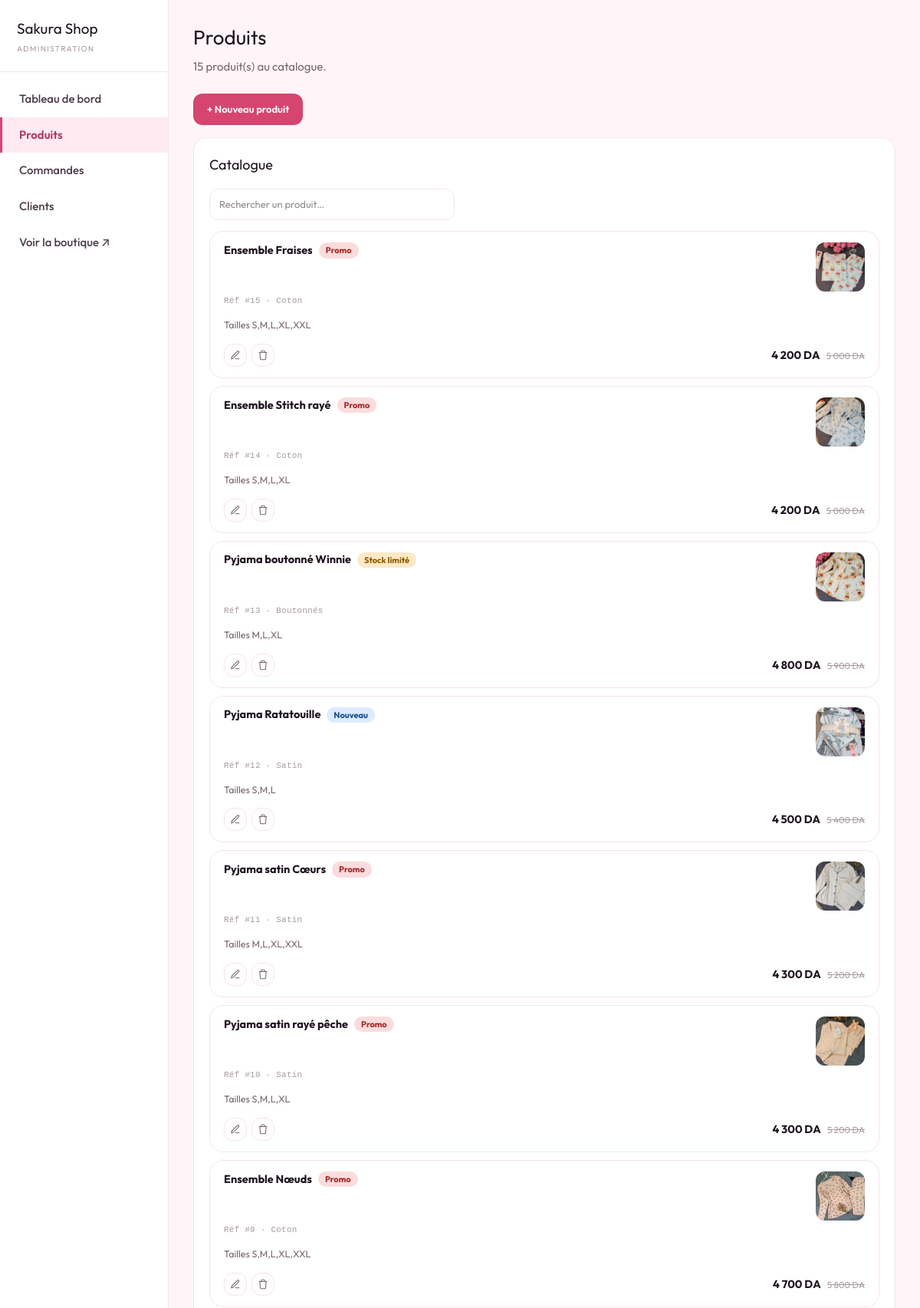
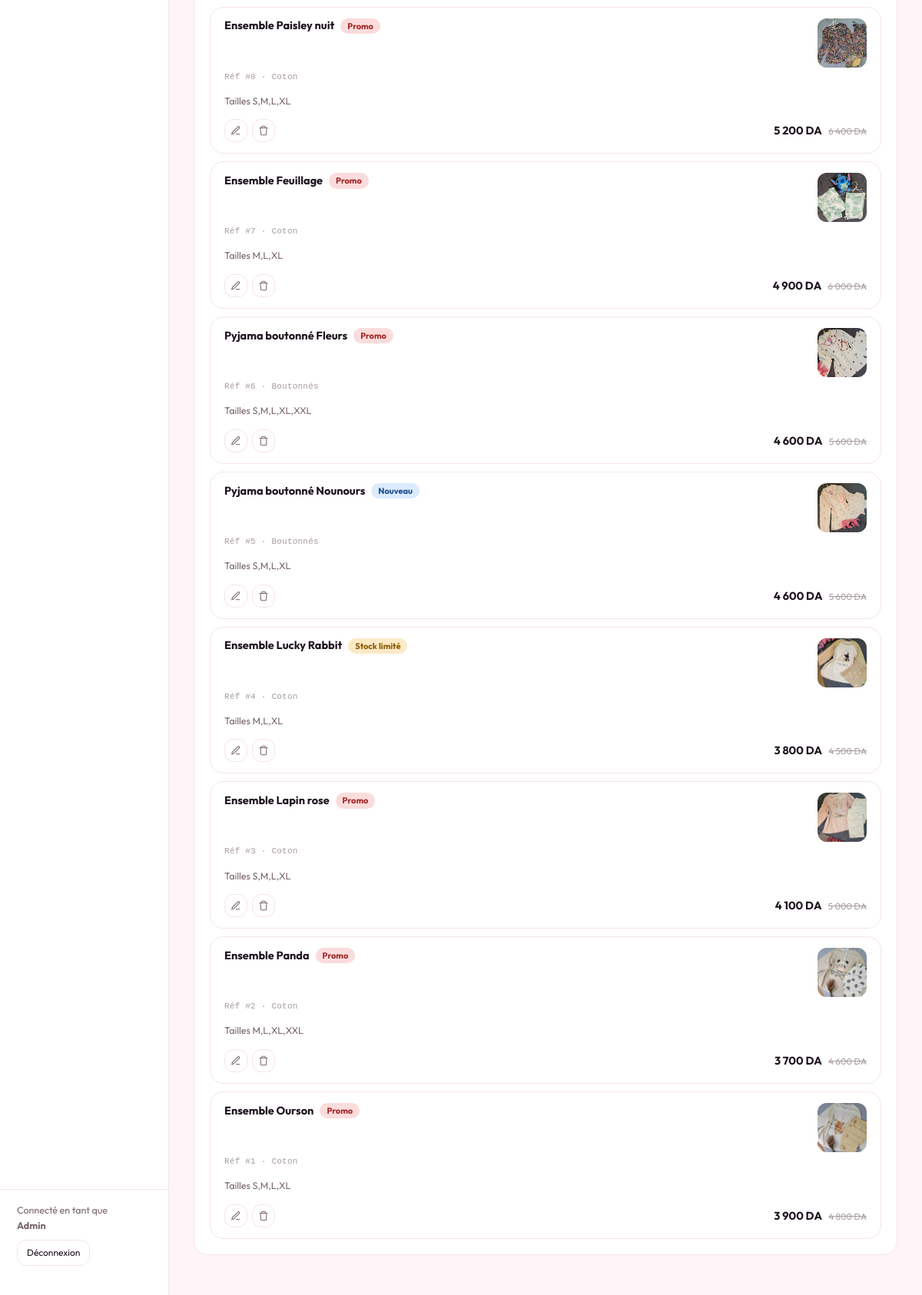
/admin/products.php (signed in), run on the app's committed database (2 pictures, top to bottom).
### tables this page shows
CREATE TABLE products (
  id                  INT AUTO_INCREMENT PRIMARY KEY,
  name                VARCHAR(150) NOT NULL,
  material            VARCHAR(150) DEFAULT NULL,
  description         TEXT,
  category            VARCHAR(40)  NOT NULL DEFAULT 'coton',
  price               INT NOT NULL,
  original_price      INT NOT NULL,
  rating              DECIMAL(2,1) NOT NULL DEFAULT 5.0,
  review_count        INT NOT NULL DEFAULT 0,
  sizes               VARCHAR(100) NOT NULL DEFAULT 'S,M,L,XL',
  out_of_stock_sizes  VARCHAR(100) NOT NULL DEFAULT '',
  stock               INT DEFAULT NULL COMMENT 'NULL = not tracked',
  tag                 ENUM('','new','off','low') NOT NULL DEFAULT '',
  image_path          VARCHAR(255) DEFAULT NULL,
  cover_label         VARCHAR(60) NOT NULL DEFAULT '' COMMENT 'optional variant name for the cover',
  active              TINYINT(1) NOT NULL DEFAULT 1,
  created_at          DATETIME NOT NULL DEFAULT CURRENT_TIMESTAMP,
  updated_at          DATETIME NOT NULL DEFAULT CURRENT_TIMESTAMP ON UPDATE CURRENT_TIMESTAMP
);

### admin/includes/guard.php (called while the page is built, shortened)
<?php
$admin = $_SESSION['user'];
function h(string $s): string
{
    return htmlspecialchars($s, ENT_QUOTES, 'UTF-8');
}
function fmt_da_admin($n): string
{
    return number_format((float)$n, 0, ',', ' ') . ' DA';
}

### admin/products.php (the view, shortened to what this page needs)
<?php
require __DIR__ . '/includes/guard.php';
$CATEGORY_OPTIONS = ['coton' => 'Coton', 'satin' => 'Satin', 'boutonne' => 'Boutonnés'];
$TAG_OPTIONS = ['' => 'Aucun', 'new' => 'Nouveau', 'off' => 'Promo', 'low' => 'Stock limité'];
$products = $pdo->query('SELECT * FROM products ORDER BY id DESC')->fetchAll();
$activePage = 'products';
require __DIR__ . '/includes/header.php';
?>
<h1>Produits</h1>
<p class="sub"><?= count($products) ?> produit(s) au catalogue.</p>
<p style="margin:0 0 16px">
  <a class="btn rose" href="product-form.php">+ Nouveau produit</a>
</p>
<div class="panel">
  <h2>Catalogue</h2>
  <input type="search" id="prodSearch" class="search-input" placeholder="Rechercher un produit…">
  <div class="rec-list" id="prodList">
    <?php foreach ($products as $p): ?>
      <div class="rec">
        <div class="rec-top">
          <div class="rec-title">
            <?= h($p['name']) ?>
            <?php if ($p['tag']): ?><span class="badge tag-<?= h($p['tag']) ?>"><?= h($TAG_OPTIONS[$p['tag']] ?? $p['tag']) ?></span><?php endif; ?>
          </div>
          <div class="rec-corner">
            <?php if ($p['image_path']): ?><img class="rec-thumb" src="../<?= h($p['image_path']) ?>" alt=""><?php endif; ?>
          </div>
        </div>
        <div class="rec-ref">Réf #<?= (int)$p['id'] ?> · <?= h($CATEGORY_OPTIONS[$p['category']] ?? $p['category']) ?></div>
        <div class="rec-meta">Tailles <?= h($p['sizes']) ?></div>
        <div class="rec-bottom">
          <div class="rec-actions">
            <a class="rec-ic" href="product-form.php?edit=<?= (int)$p['id'] ?>" title="Modifier" aria-label="Modifier">
              <svg viewBox="0 0 24 24" fill="none" stroke="currentColor" stroke-width="1.8"><path d="M12 20h9"/><path d="M16.5 3.5a2.12 2.12 0 0 1 3 3L7 19l-4 1 1-4Z"/></svg>
            </a>
            <form method="post" style="display:contents" onsubmit="return confirm('Supprimer ce produit ?')">
              <button type="submit" class="rec-ic danger" title="Supprimer" aria-label="Supprimer">
                <svg viewBox="0 0 24 24" fill="none" stroke="currentColor" stroke-width="1.8"><path d="M3 6h18"/><path d="M8 6V4a2 2 0 0 1 2-2h4a2 2 0 0 1 2 2v2"/><path d="M19 6l-1 14a2 2 0 0 1-2 2H8a2 2 0 0 1-2-2L5 6"/></svg>
              </button>
            </form>
          </div>
          <div class="rec-price"><?= fmt_da_admin($p['price']) ?><?php if ((int)$p['original_price'] > (int)$p['price']): ?> <s><?= fmt_da_admin($p['original_price']) ?></s><?php endif; ?></div>
        </div>
      </div>
    <?php endforeach; ?>
  </div>
</div>
<?php require __DIR__ . '/includes/footer.php'; ?>

### admin/includes/header.php (shortened to what this page needs)
<?php
$nav = [
    'dashboard' => ['index.php', 'Tableau de bord'],
    'products'  => ['products.php', 'Produits'],
    'orders'    => ['orders.php', 'Commandes'],
    'customers' => ['customers.php', 'Clients'],
];
?><!DOCTYPE html>
<html lang="fr">
<head>
<link rel="stylesheet" href="assets/admin.css?v=<?= filemtime(__DIR__ . '/../assets/admin.css') ?>">
<link rel="stylesheet" href="../assets/tailwind.css?v=<?= filemtime(__DIR__ . '/../../assets/tailwind.css') ?>">
</head>
<body>
<div class="wrap">
  <aside class="side">
    <div class="brand">Sakura Shop<small>ADMINISTRATION</small></div>
    <nav>
      <?php foreach ($nav as $key => $item): ?>
        <a href="<?= h($item[0]) ?>" class="<?= $activePage === $key ? 'on' : '' ?>"><?= h($item[1]) ?></a>
      <?php endforeach; ?>
      <a href="../index.html" target="_blank">Voir la boutique ↗</a>
    </nav>
    <div class="who">
      Connecté en tant que<br><b><?= h($admin['name']) ?></b>
      <form method="post" action="logout.php"><button type="submit">Déconnexion</button></form>
    </div>
  </aside>
  <main class="main">

### admin/includes/footer.php (shortened to what this page needs)
  </main>
</div>
</body>
</html>

### data on the page
products: name "Ensemble Fraises", tag "Promo", image_path (picture), id "15", category "Coton", sizes "S,M,L,XL,XXL", price "4 200 DA", original_price "5 000 DA"
products: name "Ensemble Stitch rayé", tag "Promo", image_path (picture), id "14", category "Coton", sizes "S,M,L,XL", price "4 200 DA", original_price "5 000 DA"
products: name "Pyjama boutonné Winnie", tag "Stock limité", image_path (picture), id "13", category "Boutonnés", sizes "M,L,XL", price "4 800 DA", original_price "5 900 DA"
products: name "Pyjama Ratatouille", tag "Nouveau", image_path (picture), id "12", category "Satin", sizes "S,M,L", price "4 500 DA", original_price "5 400 DA"
products: name "Pyjama satin Cœurs", tag "Promo", image_path (picture), id "11", category "Satin", sizes "M,L,XL,XXL", price "4 300 DA", original_price "5 200 DA"
products: name "Pyjama satin rayé pêche", tag "Promo", image_path (picture), id "10", category "Satin", sizes "S,M,L,XL", price "4 300 DA", original_price "5 200 DA"
products: name "Ensemble Nœuds", tag "Promo", image_path (picture), id "9", category "Coton", sizes "S,M,L,XL,XXL", price "4 700 DA", original_price "5 800 DA"
products: name "Ensemble Paisley nuit", tag "Promo", image_path (picture), id "8", category "Coton", sizes "S,M,L,XL", price "5 200 DA", original_price "6 400 DA"
products: name "Ensemble Feuillage", tag "Promo", image_path (picture), id "7", category "Coton", sizes "M,L,XL", price "4 900 DA", original_price "6 000 DA"
products: name "Pyjama boutonné Fleurs", tag "Promo", image_path (picture), id "6", category "Boutonnés", sizes "S,M,L,XL,XXL", price "4 600 DA", original_price "5 600 DA"
products: name "Pyjama boutonné Nounours", tag "Nouveau", image_path (picture), id "5", category "Boutonnés", sizes "S,M,L,XL", price "4 600 DA", original_price "5 600 DA"
products: name "Ensemble Lucky Rabbit", tag "Stock limité", image_path (picture), id "4", category "Coton", sizes "M,L,XL", price "3 800 DA", original_price "4 500 DA"
products: name "Ensemble Lapin rose", tag "Promo", image_path (picture), id "3", category "Coton", sizes "S,M,L,XL", price "4 100 DA", original_price "5 000 DA"
products: name "Ensemble Panda", tag "Promo", image_path (picture), id "2", category "Coton", sizes "M,L,XL,XXL", price "3 700 DA", original_price "4 600 DA"
products: name "Ensemble Ourson", tag "Promo", image_path (picture), id "1", category "Coton", sizes "S,M,L,XL", price "3 900 DA", original_price "4 800 DA"

### other printed values
$item[1] "Tableau de bord"
$item[1] "Produits"
$item[1] "Commandes"
$item[1] "Clients"
$admin['name'] "Admin"
count($products) "15"
